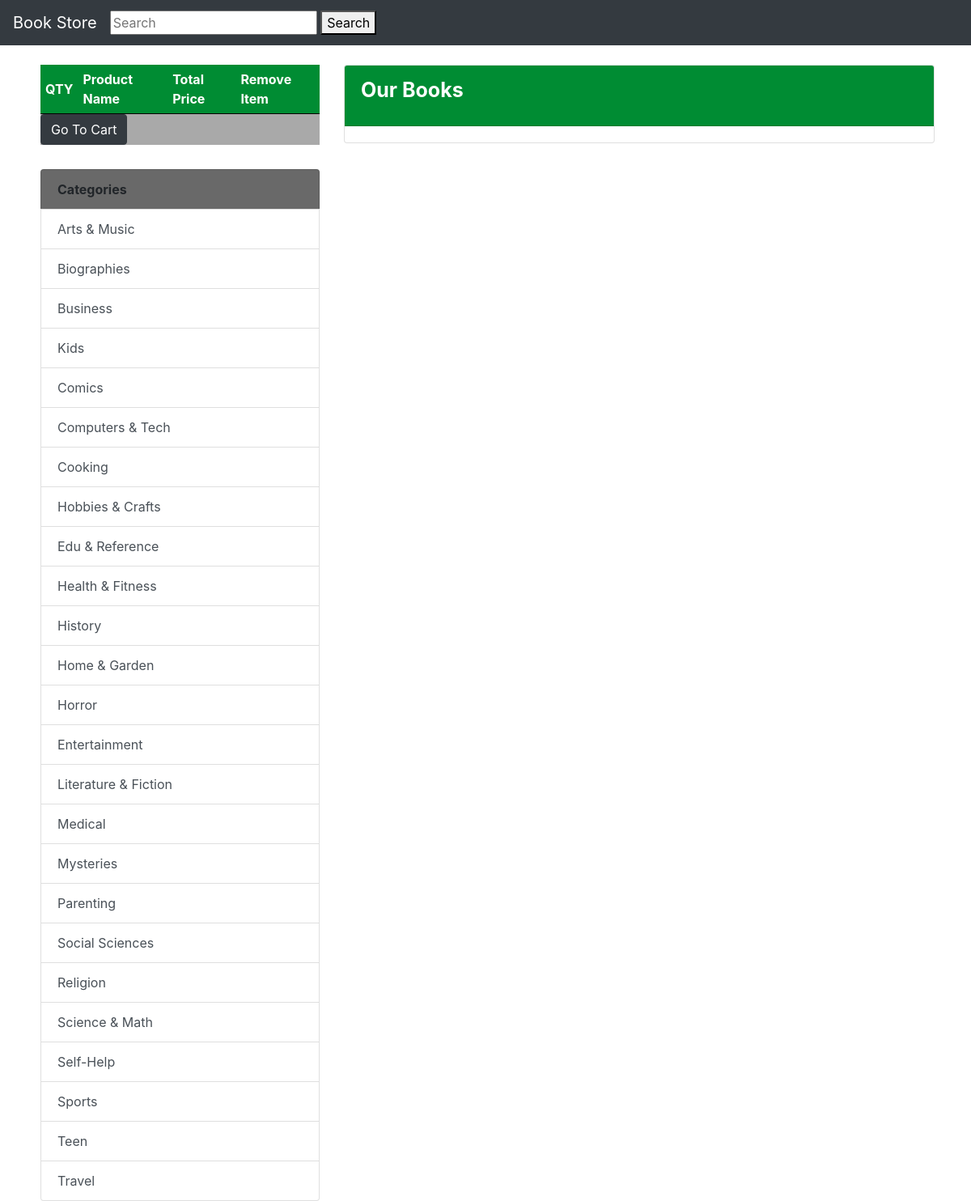
Screenshot of /search.php with the database file from the repository.
### tables this page shows
CREATE TABLE IF NOT EXISTS `categories` (
  `id` int(11) NOT NULL AUTO_INCREMENT,
  `name` varchar(100) NOT NULL,
  PRIMARY KEY (`id`)
);

### search.php (the view, shortened to what this page needs)
<?php
    include("database.php");
?>
<!doctype html>
<html lang="en">
  <head>
	<link href="css/bootstrap.css" rel="stylesheet">
	<link href="css/custom.css" rel="stylesheet" type="text/css">
  </head>
  <body>
		<nav class="navbar navbar-expand-md navbar-dark bg-dark fixed-top">
		<a class="navbar-brand" href="index.php">Book Store</a>
		<form action="search.php" method="POST">
			<input type="text" name="search" placeholder="Search">
			<button type="submit" name="submit-search">Search</button>
		</form>
		</nav>
		<div class="container">
			<div class="row">
				<div class="col-md-4" style="padding-left: 20px;">
					<div class="cart-block" style=" background-color: darkgrey;">
									<table cellpadding="6" cellspacing="1" style="width:100%">
									<tr style="background-color: #008C33;">
										<th>QTY</th>
										<th>Product Name</th>
										<th>Total Price</th>
										<th>Remove Item</th>
									</tr>
								</table>
							<a class="btn btn-dark" href="checkout.php">Go To Cart</a>
					</div>
					<div class="list-group" style="padding-top: 30px;">
						<b class="list-group-item" style="background-color: dimgray;">
							Categories
						</b>
						<?php
						$sql_categories = "SELECT * FROM categories";
						$result_categories = $conn->query($sql_categories);
						if(mysqli_num_rows($result_categories)):
							while ($row = mysqli_fetch_array($result_categories)):
							?>
								<a href='product_by_category.php?id=<?php echo $row["id"]?>' class="list-group-item list-group-item-action">
									<?php echo $row['name']; ?>
								</a>
							<?php
							endwhile;
						endif;
						?>
					</div>
				</div>
				<div class="col-md-8">
					<div class="card">
						<div class="card-header" style="background:#008C33;">
							<div class="card-title" style="color:white; font-size: 25px;"><strong>Our Books</strong></div>
						</div>
						<div class="card-body" style="padding-top:0;">
						</div>
					</div>
				</div>
			</div>
		</div>
</body>
</html>

### css/custom.css (style rules this page uses)
body { padding-top: 10px;; }
table, th, td { border-bottom: 1px solid black; border-collapse: collapse; }

### search.php (style rules this page uses)
tr { border-bottom: 1px solid black; border-collapse: collapse; }
th { color:white; }
body { padding-top: 80px; }

### rows the page displays
categories: name "Arts & Music"
categories: name "Biographies"
categories: name "Business"
categories: name "Kids"
categories: name "Comics"
categories: name "Computers & Tech"
categories: name "Cooking"
categories: name "Hobbies & Crafts"
categories: name "Edu & Reference"
categories: name "Health & Fitness"
categories: name "History"
categories: name "Home & Garden"
categories: name "Horror"
categories: name "Entertainment"
categories: name "Literature & Fiction"
categories: name "Medical"
categories: name "Mysteries"
categories: name "Parenting"
categories: name "Social Sciences"
categories: name "Religion"
categories: name "Science & Math"
categories: name "Self-Help"
categories: name "Sports"
categories: name "Teen"
categories: name "Travel"
